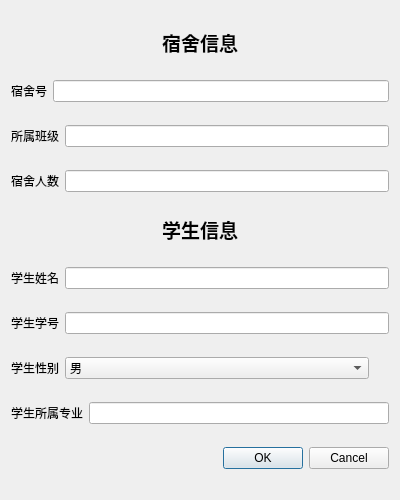
<?xml version="1.0" encoding="UTF-8"?>
<ui version="4.0">
 <class>InfoDialog</class>
 <widget class="QDialog" name="InfoDialog">
  <property name="geometry">
   <rect>
    <x>0</x>
    <y>0</y>
    <width>400</width>
    <height>500</height>
   </rect>
  </property>
  <property name="windowTitle">
   <string/>
  </property>
  <property name="windowIcon">
   <iconset resource="icon.qrc">
    <normaloff>:/actions/add.png</normaloff>:/actions/add.png</iconset>
  </property>
  <layout class="QVBoxLayout" name="verticalLayout">
   <item>
    <widget class="QLabel" name="label">
     <property name="sizePolicy">
      <sizepolicy hsizetype="Minimum" vsizetype="Fixed">
       <horstretch>0</horstretch>
       <verstretch>0</verstretch>
      </sizepolicy>
     </property>
     <property name="text">
      <string>&lt;html&gt;&lt;head/&gt;&lt;body&gt;&lt;p&gt;&lt;span style=&quot; font-size:14pt; font-weight:600;&quot;&gt;宿舍信息&lt;/span&gt;&lt;/p&gt;&lt;/body&gt;&lt;/html&gt;</string>
     </property>
     <property name="alignment">
      <set>Qt::AlignCenter</set>
     </property>
    </widget>
   </item>
   <item>
    <layout class="QHBoxLayout" name="horizontalLayout">
     <item>
      <widget class="QLabel" name="label_3">
       <property name="text">
        <string>宿舍号</string>
       </property>
      </widget>
     </item>
     <item>
      <widget class="QLineEdit" name="docNumberEdit"/>
     </item>
    </layout>
   </item>
   <item>
    <layout class="QHBoxLayout" name="horizontalLayout_3">
     <item>
      <widget class="QLabel" name="label_5">
       <property name="text">
        <string>所属班级</string>
       </property>
      </widget>
     </item>
     <item>
      <widget class="QLineEdit" name="docClassEdit"/>
     </item>
    </layout>
   </item>
   <item>
    <layout class="QHBoxLayout" name="horizontalLayout_2">
     <item>
      <widget class="QLabel" name="label_4">
       <property name="text">
        <string>宿舍人数</string>
       </property>
      </widget>
     </item>
     <item>
      <widget class="QLineEdit" name="docPeoEdit"/>
     </item>
    </layout>
   </item>
   <item>
    <widget class="QLabel" name="label_2">
     <property name="sizePolicy">
      <sizepolicy hsizetype="Minimum" vsizetype="Fixed">
       <horstretch>0</horstretch>
       <verstretch>0</verstretch>
      </sizepolicy>
     </property>
     <property name="text">
      <string>&lt;html&gt;&lt;head/&gt;&lt;body&gt;&lt;p&gt;&lt;span style=&quot; font-size:14pt; font-weight:600;&quot;&gt;学生信息&lt;/span&gt;&lt;/p&gt;&lt;/body&gt;&lt;/html&gt;</string>
     </property>
     <property name="alignment">
      <set>Qt::AlignCenter</set>
     </property>
    </widget>
   </item>
   <item>
    <layout class="QHBoxLayout" name="horizontalLayout_4">
     <item>
      <widget class="QLabel" name="label_6">
       <property name="text">
        <string>学生姓名</string>
       </property>
      </widget>
     </item>
     <item>
      <widget class="QLineEdit" name="stuNameEdit"/>
     </item>
    </layout>
   </item>
   <item>
    <layout class="QHBoxLayout" name="horizontalLayout_5">
     <item>
      <widget class="QLabel" name="label_7">
       <property name="text">
        <string>学生学号</string>
       </property>
      </widget>
     </item>
     <item>
      <widget class="QLineEdit" name="stuNumberEdit"/>
     </item>
    </layout>
   </item>
   <item>
    <layout class="QHBoxLayout" name="horizontalLayout_6">
     <item>
      <widget class="QLabel" name="label_8">
       <property name="sizePolicy">
        <sizepolicy hsizetype="Fixed" vsizetype="Preferred">
         <horstretch>0</horstretch>
         <verstretch>0</verstretch>
        </sizepolicy>
       </property>
       <property name="text">
        <string>学生性别</string>
       </property>
      </widget>
     </item>
     <item>
      <widget class="QComboBox" name="stuSexCheck">
       <item>
        <property name="text">
         <string>男</string>
        </property>
       </item>
       <item>
        <property name="text">
         <string>女</string>
        </property>
       </item>
      </widget>
     </item>
     <item>
      <spacer name="horizontalSpacer">
       <property name="orientation">
        <enum>Qt::Horizontal</enum>
       </property>
       <property name="sizeType">
        <enum>QSizePolicy::Minimum</enum>
       </property>
       <property name="sizeHint" stdset="0">
        <size>
         <width>20</width>
         <height>20</height>
        </size>
       </property>
      </spacer>
     </item>
    </layout>
   </item>
   <item>
    <layout class="QHBoxLayout" name="horizontalLayout_7">
     <item>
      <widget class="QLabel" name="label_9">
       <property name="text">
        <string>学生所属专业</string>
       </property>
      </widget>
     </item>
     <item>
      <widget class="QLineEdit" name="stuMajorEdit"/>
     </item>
    </layout>
   </item>
   <item>
    <widget class="QDialogButtonBox" name="finalCheck">
     <property name="orientation">
      <enum>Qt::Horizontal</enum>
     </property>
     <property name="standardButtons">
      <set>QDialogButtonBox::Cancel|QDialogButtonBox::Ok</set>
     </property>
    </widget>
   </item>
  </layout>
 </widget>
 <resources>
  <include location="icon.qrc"/>
 </resources>
 <connections/>
</ui>
